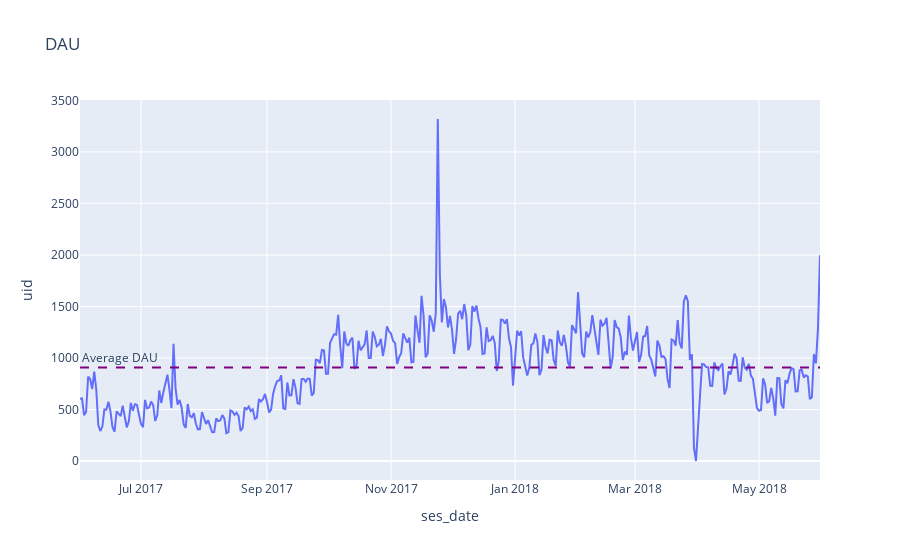

Notebook cell for this chart:
### Code cell
#Visualising the data 
fig = px.line(dau, x= 'ses_date', y = 'uid', title = 'DAU')
#adding the average dau over time as a reference line.
fig.add_hline(
                  y = dau['uid'].mean(),
          line_dash = "dash",
         line_color = "purple",
    annotation_text = "Average DAU",
annotation_position = "top left")
fig.show()

### Figure 1 — Plotly figure (JSON) as saved in the notebook; plotly's stock layout.template omitted (floating-point values rounded to 4 significant figures; data arrays with more than 128 entries replaced by an {"elided": "..."} marker saying what was removed)
{"data": [{"hovertemplate": "ses_date=%{x}<br>uid=%{y}<extra></extra>", "legendgroup": "", "line": {"color": "#636efa", "dash": "solid"}, "marker": {"symbol": "circle"}, "mode": "lines", "name": "", "orientation": "v", "showlegend": false, "type": "scatter", "x": {"elided": "364 str values"}, "xaxis": "x", "y": {"elided": "364 int values"}, "yaxis": "y"}], "layout": {"annotations": [{"showarrow": false, "text": "Average DAU", "x": 0, "xanchor": "left", "xref": "x domain", "y": 908.0, "yanchor": "bottom", "yref": "y"}], "legend": {"tracegroupgap": 0}, "shapes": [{"line": {"color": "purple", "dash": "dash"}, "type": "line", "x0": 0, "x1": 1, "xref": "x domain", "y0": 908.0, "y1": 908.0, "yref": "y"}], "title": {"text": "DAU"}, "xaxis": {"anchor": "y", "domain": [0, 1], "title": {"text": "ses_date"}}, "yaxis": {"anchor": "x", "domain": [0, 1], "title": {"text": "uid"}}}}
